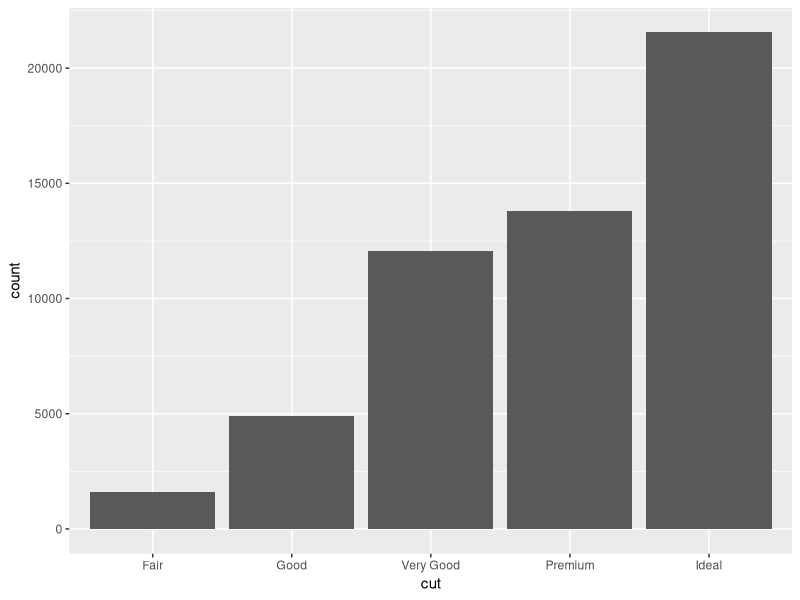
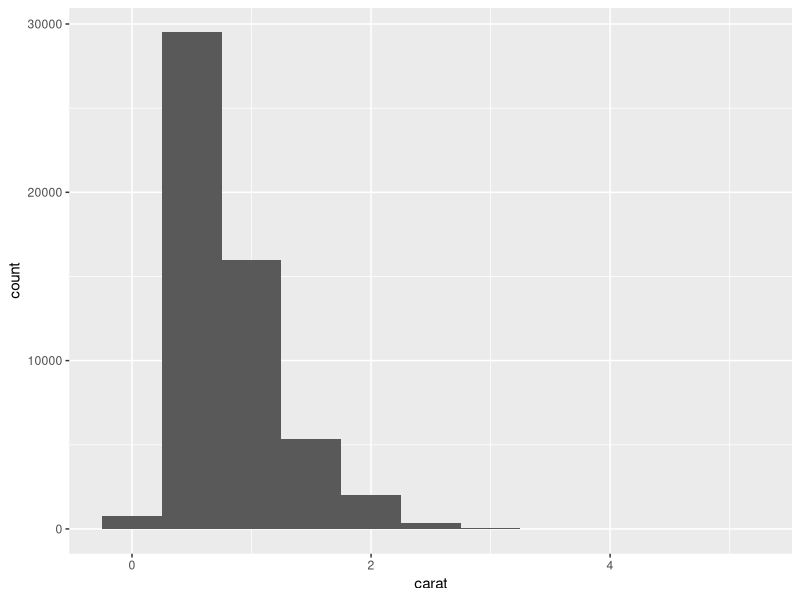
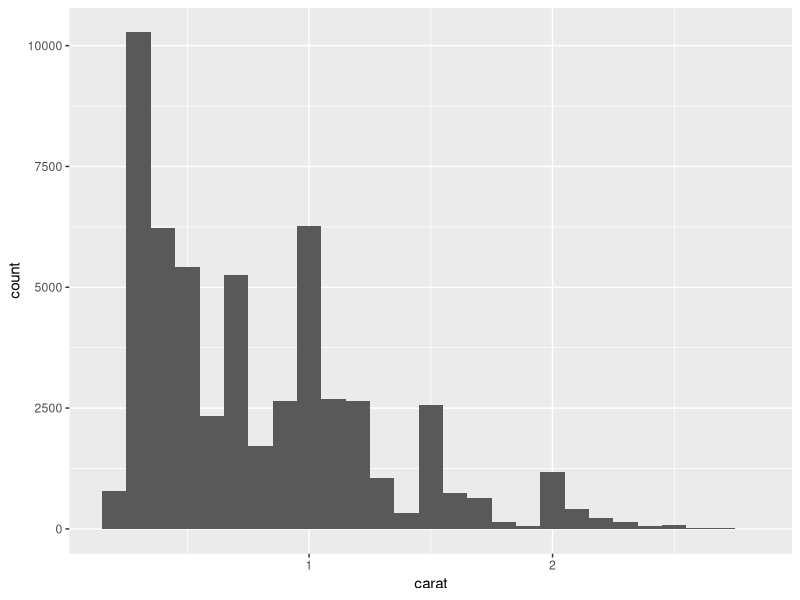
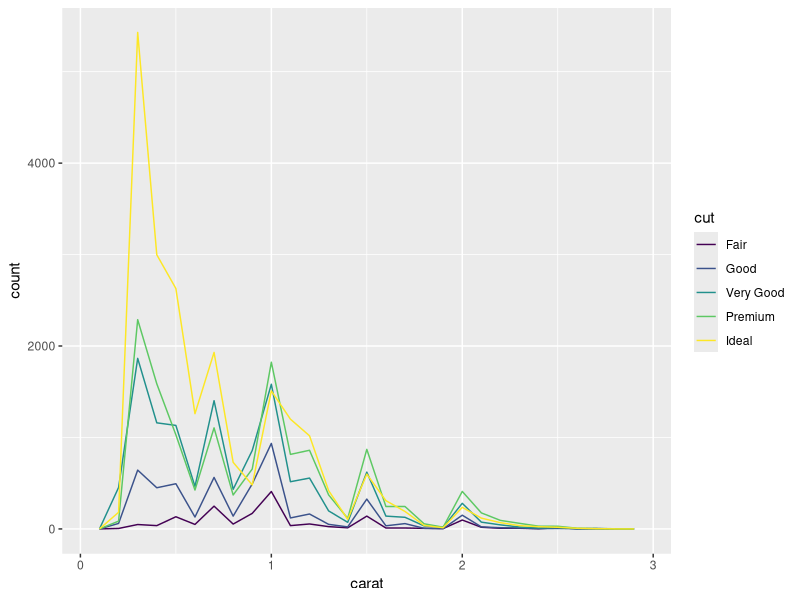
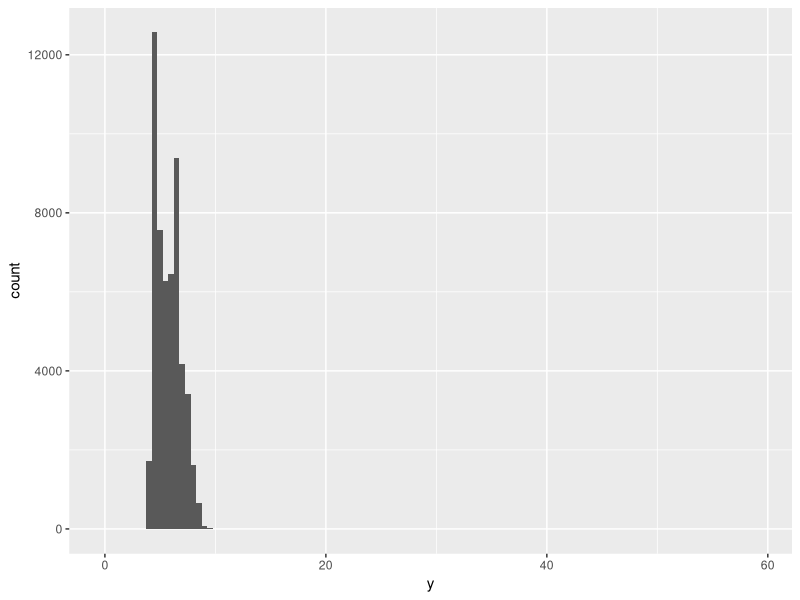
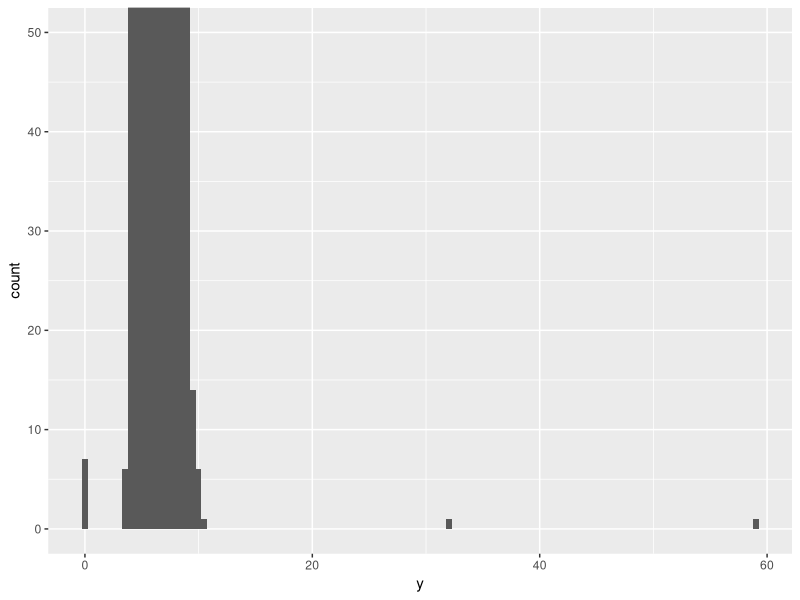

Write R code to recreate these figures, in order.
## ---- chunk 1
#| include: FALSE
library(tidyverse)
knitr::opts_chunk$set(eval = TRUE, echo = TRUE)
## ---- chunk 2
#| eval: TRUE
#| echo: TRUE
#| out-width: 100%
#| out-height: 100%

ggplot(data = diamonds) +
  geom_bar(mapping = aes(x = cut))
## ---- chunk 3
#| eval: TRUE
#| echo: TRUE
#| out-width: 100%
#| out-height: 100%

ggplot(data = diamonds) +
  geom_histogram(mapping = aes(x = carat), binwidth = 0.5)
## ---- chunk 4
#| eval: TRUE
#| echo: TRUE
#| out-width: 100%
#| out-height: 100%

smaller <- diamonds %>% 
  filter(carat < 3)
  
ggplot(data = smaller, mapping = aes(x = carat)) +
  geom_histogram(binwidth = 0.1)
## ---- chunk 5
#| eval: TRUE
#| echo: TRUE
#| out-width: 100%
#| out-height: 100%

ggplot(data = smaller, mapping = aes(x = carat, colour = cut)) +
  geom_freqpoly(binwidth = 0.1)
## ---- chunk 6
#| eval: TRUE
#| echo: TRUE
#| out-width: 100%
#| out-height: 100%

ggplot(diamonds) + 
  geom_histogram(mapping = aes(x = y), binwidth = 0.5)
## ---- chunk 7
#| eval: TRUE
#| echo: TRUE
#| out-width: 100%
#| out-height: 100%

ggplot(diamonds) + 
  geom_histogram(mapping = aes(x = y), binwidth = 0.5) +
  coord_cartesian(ylim = c(0, 50))
## ---- chunk 8
unusual <- diamonds %>% 
  filter(y < 3 | y > 20) %>% 
  select(price, x, y, z) %>%
  arrange(y)

unusual
## ---- chunk 9
diamonds2 <- diamonds %>% 
  filter(between(y, 3, 20))

diamonds2
## ---- chunk 10
diamonds2 <- diamonds %>% 
  mutate(y = ifelse(y < 3 | y > 20, NA, y))

diamonds2
## ---- chunk 11
diamonds %>%
  mutate(size_category = case_when(
    carat < 0.25 ~ "tiny",
    carat < 0.5  ~ "small",
    carat < 1    ~ "medium",
    carat < 1.5  ~ "large",
    TRUE         ~ "huge"
  )) %>%
  select(size_category, everything())
